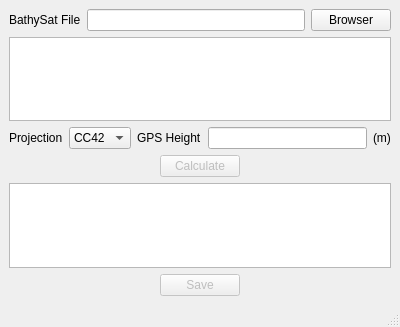
<?xml version="1.0" encoding="UTF-8"?>
<ui version="4.0">
 <class>BathyPost</class>
 <widget class="QMainWindow" name="BathyPost">
  <property name="geometry">
   <rect>
    <x>0</x>
    <y>0</y>
    <width>400</width>
    <height>327</height>
   </rect>
  </property>
  <property name="windowTitle">
   <string>MainWindow</string>
  </property>
  <widget class="QWidget" name="centralwidget">
   <layout class="QGridLayout" name="gridLayout">
    <item row="0" column="0" colspan="2">
     <layout class="QHBoxLayout" name="horizontalLayout">
      <item>
       <widget class="QLabel" name="label">
        <property name="text">
         <string>BathySat File</string>
        </property>
       </widget>
      </item>
      <item>
       <widget class="QLineEdit" name="lineEdit_DataBrowser"/>
      </item>
      <item>
       <widget class="QPushButton" name="pushButton_Browser">
        <property name="text">
         <string>Browser</string>
        </property>
       </widget>
      </item>
     </layout>
    </item>
    <item row="1" column="0" colspan="2">
     <widget class="QPlainTextEdit" name="plainTextEdit_RawData"/>
    </item>
    <item row="2" column="0">
     <layout class="QHBoxLayout" name="horizontalLayout_3">
      <item>
       <widget class="QLabel" name="label_3">
        <property name="text">
         <string>Projection</string>
        </property>
       </widget>
      </item>
      <item>
       <widget class="QComboBox" name="comboBox_CCZone">
        <property name="currentText">
         <string>CC42</string>
        </property>
        <item>
         <property name="text">
          <string>CC42</string>
         </property>
        </item>
        <item>
         <property name="text">
          <string>CC43</string>
         </property>
        </item>
        <item>
         <property name="text">
          <string>CC44</string>
         </property>
        </item>
        <item>
         <property name="text">
          <string>CC45</string>
         </property>
        </item>
        <item>
         <property name="text">
          <string>CC46</string>
         </property>
        </item>
        <item>
         <property name="text">
          <string>CC47</string>
         </property>
        </item>
        <item>
         <property name="text">
          <string>CC48</string>
         </property>
        </item>
        <item>
         <property name="text">
          <string>CC49</string>
         </property>
        </item>
        <item>
         <property name="text">
          <string>CC50</string>
         </property>
        </item>
       </widget>
      </item>
     </layout>
    </item>
    <item row="2" column="1">
     <layout class="QHBoxLayout" name="horizontalLayout_2">
      <item>
       <widget class="QLabel" name="label_2">
        <property name="text">
         <string>GPS Height</string>
        </property>
       </widget>
      </item>
      <item>
       <widget class="QLineEdit" name="lineEdit_GpsHeight"/>
      </item>
      <item>
       <widget class="QLabel" name="label_4">
        <property name="text">
         <string>(m)</string>
        </property>
       </widget>
      </item>
     </layout>
    </item>
    <item row="3" column="0" colspan="2">
     <layout class="QHBoxLayout" name="horizontalLayout_4">
      <item>
       <spacer name="horizontalSpacer">
        <property name="orientation">
         <enum>Qt::Horizontal</enum>
        </property>
        <property name="sizeHint" stdset="0">
         <size>
          <width>93</width>
          <height>20</height>
         </size>
        </property>
       </spacer>
      </item>
      <item>
       <widget class="QPushButton" name="pushButton_Calculate">
        <property name="enabled">
         <bool>false</bool>
        </property>
        <property name="text">
         <string>Calculate</string>
        </property>
       </widget>
      </item>
      <item>
       <spacer name="horizontalSpacer_2">
        <property name="orientation">
         <enum>Qt::Horizontal</enum>
        </property>
        <property name="sizeHint" stdset="0">
         <size>
          <width>93</width>
          <height>20</height>
         </size>
        </property>
       </spacer>
      </item>
     </layout>
    </item>
    <item row="4" column="0" colspan="2">
     <widget class="QPlainTextEdit" name="plainTextEdit_Result">
      <property name="readOnly">
       <bool>true</bool>
      </property>
     </widget>
    </item>
    <item row="5" column="0" colspan="2">
     <layout class="QHBoxLayout" name="horizontalLayout_5">
      <item>
       <spacer name="horizontalSpacer_3">
        <property name="orientation">
         <enum>Qt::Horizontal</enum>
        </property>
        <property name="sizeHint" stdset="0">
         <size>
          <width>40</width>
          <height>20</height>
         </size>
        </property>
       </spacer>
      </item>
      <item>
       <widget class="QPushButton" name="pushButton_Save">
        <property name="enabled">
         <bool>false</bool>
        </property>
        <property name="text">
         <string>Save</string>
        </property>
       </widget>
      </item>
      <item>
       <spacer name="horizontalSpacer_4">
        <property name="orientation">
         <enum>Qt::Horizontal</enum>
        </property>
        <property name="sizeHint" stdset="0">
         <size>
          <width>40</width>
          <height>20</height>
         </size>
        </property>
       </spacer>
      </item>
     </layout>
    </item>
   </layout>
   <zorder>layoutWidget</zorder>
   <zorder>layoutWidget</zorder>
   <zorder>layoutWidget</zorder>
   <zorder>layoutWidget</zorder>
   <zorder>plainTextEdit_Result</zorder>
   <zorder>plainTextEdit_RawData</zorder>
   <zorder>pushButton_Save</zorder>
   <zorder>horizontalSpacer_3</zorder>
   <zorder>horizontalSpacer_4</zorder>
  </widget>
  <widget class="QMenuBar" name="menubar">
   <property name="geometry">
    <rect>
     <x>0</x>
     <y>0</y>
     <width>400</width>
     <height>19</height>
    </rect>
   </property>
  </widget>
  <widget class="QStatusBar" name="statusbar"/>
 </widget>
 <resources/>
 <connections/>
</ui>
